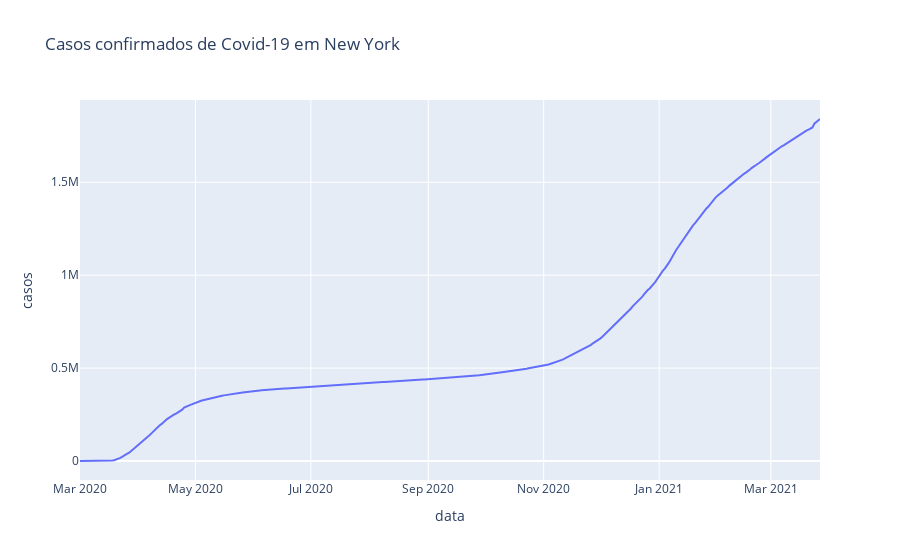

The cell this chart's notebook holds for it:
### Code cell
# Visualizar os casos em New York
px.line(ny, 'data', 'casos', title='Casos confirmados de Covid-19 em New York')

### Figure 1 — Plotly figure (JSON) as saved in the notebook; plotly's stock layout.template omitted (floating-point values rounded to 4 significant figures; data arrays with more than 128 entries replaced by an {"elided": "..."} marker saying what was removed)
{"data": [{"hovertemplate": "data=%{x}<br>casos=%{y}<extra></extra>", "legendgroup": "", "line": {"color": "#636efa", "dash": "solid"}, "mode": "lines", "name": "", "orientation": "v", "showlegend": false, "type": "scatter", "x": {"elided": "392 str values"}, "xaxis": "x", "y": {"elided": "392 int values"}, "yaxis": "y"}], "layout": {"legend": {"tracegroupgap": 0}, "title": {"text": "Casos confirmados de Covid-19 em New York"}, "xaxis": {"anchor": "y", "domain": [0, 1], "title": {"text": "data"}}, "yaxis": {"anchor": "x", "domain": [0, 1], "title": {"text": "casos"}}}}
